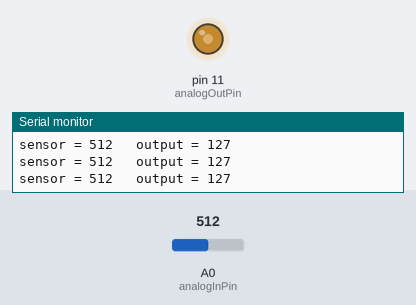
The sketch below on a simulated Arduino Uno, built with avr-gcc and run on an emulated ATmega328P. Parts: output pins drawn as LEDs (lit = HIGH), the last lines printed to the serial monitor. Inputs (shaded band) come from the test bench; at power-on: A0 (analogInPin) = 512.

Above: at 1.2 s.
1.3 s: A0 (analogInPin) set to 420
At 2.2 s:
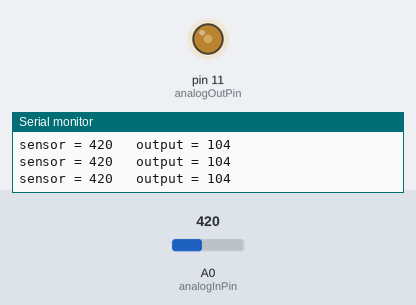
4.3 s: A0 (analogInPin) set to 390
At 5.6 s:
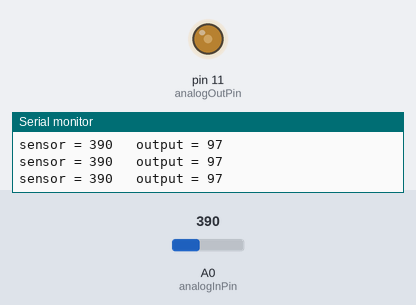
7.3 s: A0 (analogInPin) set to 716
At 8.1 s:
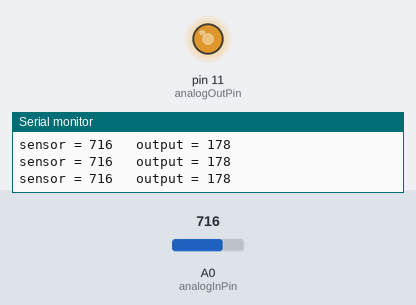
8.8 s: A0 (analogInPin) set to 990
At 9.7 s:
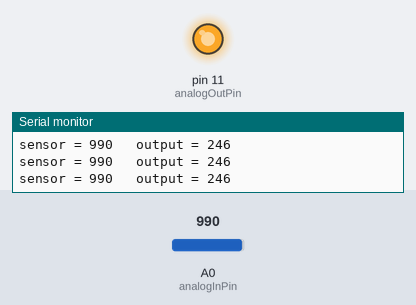
10.3 s: A0 (analogInPin) set to 1010
At 11.5 s:
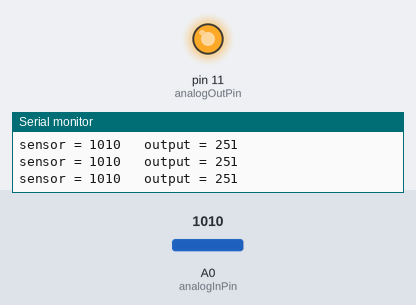
13.3 s: A0 (analogInPin) set to 0
At 14.2 s:
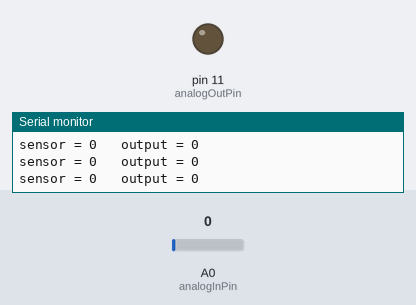
Timing chart, 0 to 15.8 s (numbered marks = the images above; inputs shaded):
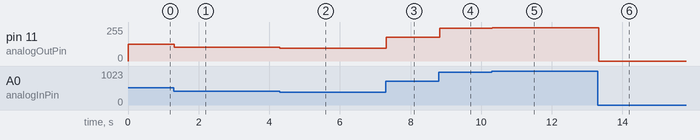

The sketch:

LeituraDeUmaPortaSerialComUmaPortaAnalogica.ino
```cpp
const int analogInPin = A0; // Entrada analogica do potenciometro
const int analogOutPin = 11; // Saida PWMonde o LED esta conectado
int sensorValue = 0; // leitura do potenciometro
int outputValue = 0; // leitura da saida PWM
void setup() {
// inicializa a comunicacao serial:
Serial.begin(9600);
}
void loop() {
sensorValue = analogRead(analogInPin); // Leitura da entrada analogica
// mapeia o resultado da entrada analogica dentro do intervalo de 0 a 255:
outputValue = map(sensorValue, 0, 1023, 0, 255);
analogWrite(analogOutPin, outputValue);
// imprime o resultado no monitor serial:
Serial.print("sensor = " );
Serial.print(sensorValue);
Serial.print("\t output = ");
Serial.println(outputValue);
delay(2); // Aguarda 2 milissegundos
}
```

Measured:
- after the input at 1.3 s, pin 11 (analogOutPin): 127/255 → 104/255 at once
- after the input at 4.3 s, pin 11 (analogOutPin): 104/255 → 97/255 at once
- after the input at 7.3 s, pin 11 (analogOutPin): 97/255 → 178/255 at once
- after the input at 8.8 s, pin 11 (analogOutPin): 178/255 → 246/255 at once
- after the input at 10.3 s, pin 11 (analogOutPin): 246/255 → 251/255 at once
- after the input at 13.3 s, pin 11 (analogOutPin): 251/255 → 0/255 at once
